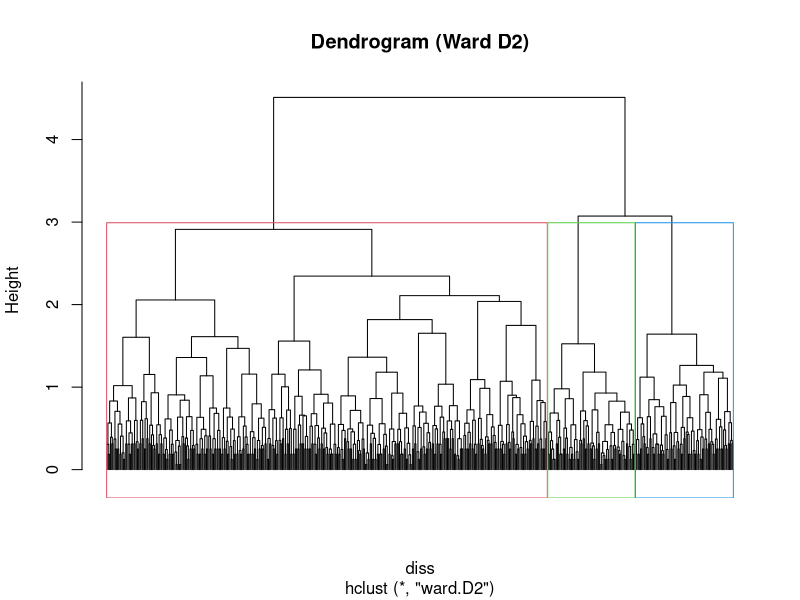

R code for this plot:
library(haven)
library(cluster)
library(tidyverse)

data<- read.csv("data/cluster_data_prep.csv")

hc_data <- data %>%
  select(-P14,-P1,-Estacion, -P9)

# --- convert to factors (if not already) and keep a copy for summary ---
hc_data <- hc_data %>%
  mutate(across(-ID_Hogar, as_factor))

diss <- daisy(hc_data %>% select(-ID_Hogar), metric = "gower")


# --- 构建层次聚类树 ---
hc <- hclust(diss, method = "ward.D2")

# 可视化树状图
plot(hc, labels = FALSE, hang = -1, main = "Dendrogram (Ward D2)")
# 在 k=3 处切分并标出
rect.hclust(hc, k = 3, border = 2:4)


# --- 评估不同簇数的平均轮廓系数 ---
sil_results <- data.frame(Clusters = 2:5, Avg_Silhouette = NA_real_)

for(k in sil_results$Clusters) {
  cl <- cutree(hc, k = k)
  sil <- silhouette(cl, diss)
  sil_results$Avg_Silhouette[sil_results$Clusters == k] <- mean(sil[, "sil_width"])
}

print(sil_results)
# 通过 Avg_Silhouette 辅助选择最优 k


# --- k = 5 时的簇标记 & 摘要 ---
hc_data$cluster2 <- cutree(hc, k = 5)
cat("Cluster sizes (k=2):\n")
print(table(hc_data$cluster2))

summary_table2 <- hc_data %>%
  group_by(cluster2) %>%
  summarise(across(-ID_Hogar,
                   ~ paste0(round(prop.table(table(.)) * 100, 1), collapse = ", ")
  ))
summary_table2$count<- table(hc_data$cluster2)
cat("\nCluster summaries (k=2):\n")
print(summary_table2)
